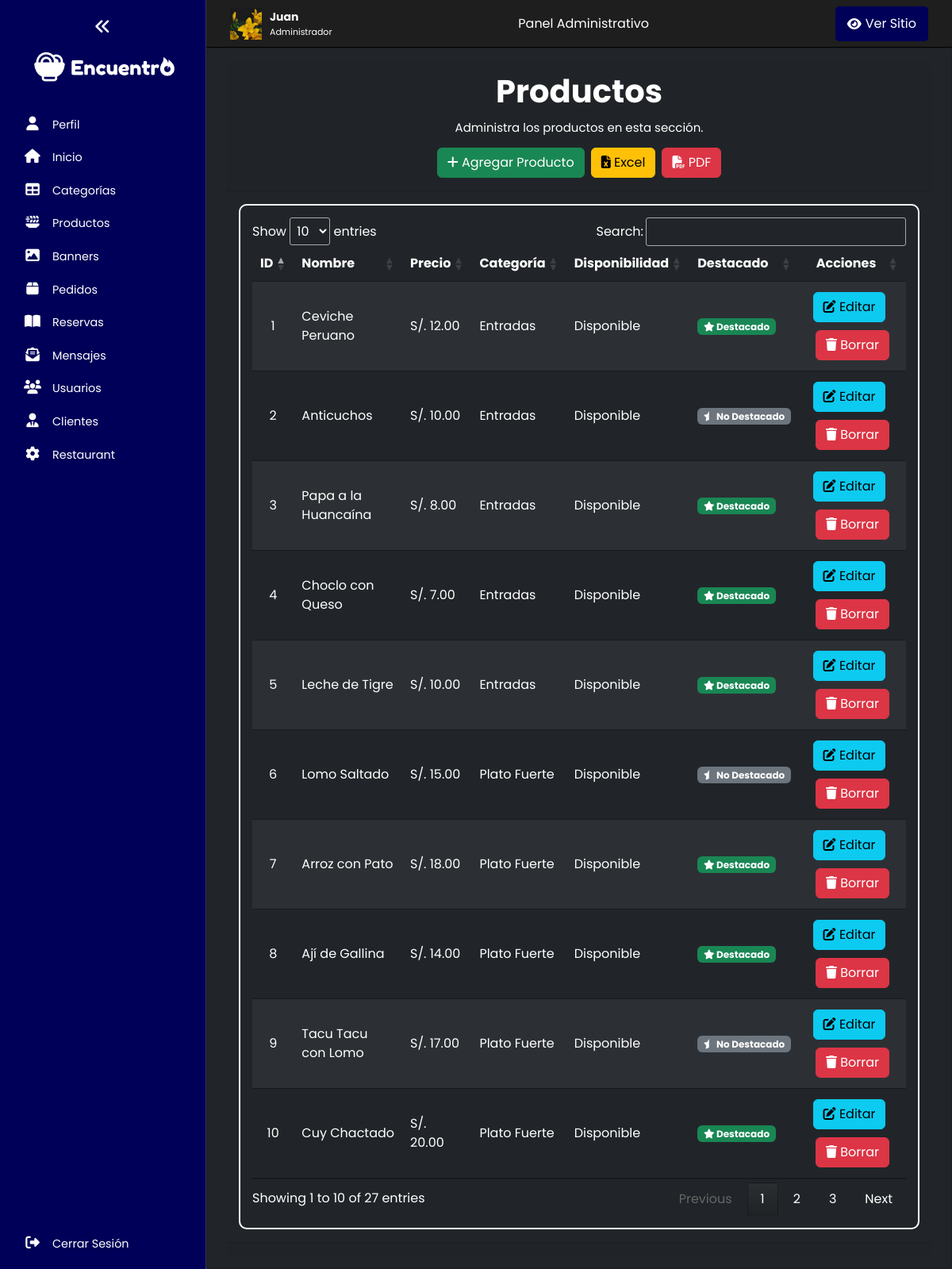
Screenshot of /panel/productos/index.php (signed in) with the database file from the repository.
### tables this page shows
CREATE TABLE productos (
    id_producto INT AUTO_INCREMENT PRIMARY KEY,
    nombre_producto VARCHAR(50) NOT NULL,
    descripcion TEXT,
    imagen VARCHAR(255),
    precio DECIMAL(10, 2) NOT NULL,
    ingredientes TEXT NOT NULL,
    disponible BOOLEAN DEFAULT 1, 
    id_categoria INT,
    fecha_creacion DATETIME DEFAULT CURRENT_TIMESTAMP,
    destacado TINYINT(1) DEFAULT 0,
    FOREIGN KEY (id_categoria) REFERENCES categorias(id_categoria) ON DELETE SET NULL
);

CREATE TABLE categorias (
    id_categoria INT(4) PRIMARY KEY AUTO_INCREMENT NOT NULL,
    nombre_categoria VARCHAR(50) NOT NULL,
    imagen VARCHAR(255),
    descripcion TEXT
);

### panel/productos/index.php (the view, shortened to what this page needs)
<?php
    include("../bd.php");
    $sentencia = $conect->prepare("SELECT productos.*, categorias.nombre_categoria FROM productos LEFT JOIN categorias ON productos.id_categoria = categorias.id_categoria");
    $sentencia->execute();
    $lista_productos = $sentencia->fetchAll(PDO::FETCH_ASSOC);
    include ("../recursos/header.php");
?>
<div class="card bg-dark text-white py-3 px-4">
    <div class="card-header text-center">
        <span class="seccion_titulo">Productos</span>
        <p class="seccion_parrafo">Administra los productos en esta sección.</p>
        <div class="d-flex justify-content-center py-2">
            <a class="btn btn-success me-2" href="crear.php" role="button">
                <i class="fas fa-plus"></i> Agregar Producto
            </a>
            <a class="btn btn-warning me-2" href="excel.php" role="button">
                <i class="fas fa-file-excel"></i> Excel
            </a>
            <a class="btn btn-danger" href="pdf.php" role="button">
                <i class="fas fa-file-pdf"></i> PDF
            </a>
        </div>
    </div>
    <div class="card-body">
        <div class="table-responsive table-container borde_contenido">
            <table id="table" class="table table-dark table-striped">
                <thead>
                    <tr>
                        <th class="text-center">ID</th>
                        <th>Nombre</th>
                        <th>Precio</th>
                        <th>Categoría</th>
                        <th>Disponibilidad</th>
                        <th>Destacado</th>
                        <th class="text-center">Acciones</th>
                    </tr>
                </thead>
                <tbody>
                    <?php foreach ($lista_productos as $producto) { ?>
                        <tr>
                            <td class="text-center"><?php echo $producto['id_producto']; ?></td>
                            <td><?php echo $producto['nombre_producto']; ?></td>
                            <td>S/. <?php echo number_format($producto['precio'], 2); ?></td>
                            <td><?php echo $producto['nombre_categoria'] ?? 'Sin categoría'; ?></td>
                            <td><?php echo $producto['disponible'] ? 'Disponible' : 'No disponible'; ?></td>
                            <td>
                                <?php if ($producto['destacado']): ?>
                                    <span class="badge bg-success">
                                        <i class="fas fa-star"></i> Destacado
                                </span>
                                <?php else: ?>
                                    <span class="badge bg-secondary">
                                        <i class="fa-solid fa-star-half"></i> No Destacado
                                    </span>
                                <?php endif; ?>
                            </td>
                            <td class="acciones">
                                <a class="btn btn-info me-2" href="editar.php?txtID=<?php echo $producto['id_producto']; ?>">
                                    <i class="fas fa-edit"></i> Editar
                                </a>
                                <a class="btn btn-danger" href="index.php?txtID=<?php echo $producto['id_producto']; ?>" onclick="confirmarEliminacion(event, 'index.php?txtID=<?php echo $producto['id_producto']; ?>')">
                                    <i class="fas fa-trash"></i> Borrar
                                </a>
                            </td>
                        </tr>
                    <?php } ?>
                </tbody>
            </table>
        </div>
    </div>
    <div class="card-footer text-muted"></div>
</div>
<?php include ("../recursos/footer.php"); ?>

### css/data.css (style rules this page uses)
:root { --header-height: 5rem; --color_primario: #ff8000; --color_secundario: #32005b; --color_gris: #171717; --color_blanco: #ffffff; --color_negro: #000000; --color_success: #1ae000; --color_info: #0066eb; --color_danger: #cf0000; --color_body: white; --color_sidebar_panel: rgb(0, 0, 88); --nav_font: "Montserrat", sans-serif; --body_font: "Oswald", sans-serif; --logo_font: "BankGothic"; --normal-font-size: 0.938rem; --font_regular: 400; --font_semi_bold: 600; --max_width: 1024px; --titulo_banner: 70px; --subtitulo_banner: 22px; --descripcion_banner: 20px; --seccion_titulo: 40px; --seccion_subtitulo: 20px; --seccion_item: 23px; --seccion_parrafo: 15px; --tablet__titulo_banner: 55px; --tablet__subtitulo_banner: 20px; --tablet__descripcion_banner: 18px; --tablet__seccion_titulo: 30px; --tablet__seccion_subtitulo: 18px; --tablet__seccion_parrafo: 14px; --tablet__seccion_item: 19px; --movil__titulo_banner: 38px; --movil__subtitulo_banner: 18px; --movil__descripcion_banner: 16px; --movil__seccion_titulo: 26px; --movil__seccion_subtitulo: 16px; --movil__seccion_parrafo: 13px; --movil__seccion_item: 17px; --paddingy: 50px; --color_scroll: rgba(255, 255, 255, 0.075); --color_scroll_hover: rgba(255, 255, 255, 0.2); }
* { box-sizing: border-box; }
.seccion_titulo { font-size: var(--seccion_titulo); font-weight: bolder; margin: 5px 0px; }
.seccion_parrafo { font-size: var(--seccion_parrafo); margin: 5px 0px; }

### panel/recursos/header.css (style rules this page uses)
body { box-sizing: border-box; margin: 0; padding: 0; }
a { text-decoration: none; }
body { font-family: 'Poppins', sans-serif; }
.wrapper { display: flex; height: 100vh; background-color: #212529; }
.borde_contenido { border: 2px solid white; padding: 15px; border-radius: 10px; }
th, td { max-width: 200px; vertical-align: middle; }
.acciones { text-align: center; height: 100%; }
.acciones a { margin: 5px 0px; }

### rows the page displays
productos: id_producto "1", nombre_producto "Ceviche Peruano", precio "12.00", id_categoria.nombre_categoria "Entradas", disponible "Disponible", destacado 1 (drawn)
productos: id_producto "2", nombre_producto "Anticuchos", precio "10.00", id_categoria.nombre_categoria "Entradas", disponible "Disponible", destacado 0 (drawn)
productos: id_producto "3", nombre_producto "Papa a la Huancaína", precio "8.00", id_categoria.nombre_categoria "Entradas", disponible "Disponible", destacado 1 (drawn)
productos: id_producto "4", nombre_producto "Choclo con Queso", precio "7.00", id_categoria.nombre_categoria "Entradas", disponible "Disponible", destacado 1 (drawn)
productos: id_producto "5", nombre_producto "Leche de Tigre", precio "10.00", id_categoria.nombre_categoria "Entradas", disponible "Disponible", destacado 1 (drawn)
productos: id_producto "6", nombre_producto "Lomo Saltado", precio "15.00", id_categoria.nombre_categoria "Plato Fuerte", disponible "Disponible", destacado 0 (drawn)
productos: id_producto "7", nombre_producto "Arroz con Pato", precio "18.00", id_categoria.nombre_categoria "Plato Fuerte", disponible "Disponible", destacado 1 (drawn)
productos: id_producto "8", nombre_producto "Ají de Gallina", precio "14.00", id_categoria.nombre_categoria "Plato Fuerte", disponible "Disponible", destacado 1 (drawn)
productos: id_producto "9", nombre_producto "Tacu Tacu con Lomo", precio "17.00", id_categoria.nombre_categoria "Plato Fuerte", disponible "Disponible", destacado 0 (drawn)
productos: id_producto "10", nombre_producto "Cuy Chactado", precio "20.00", id_categoria.nombre_categoria "Plato Fuerte", disponible "Disponible", destacado 1 (drawn)

### other values shown
$item_name "Perfil"
$item_name "Inicio"
$item_name "Categorías"
$item_name "Productos"
$item_name "Banners"
$item_name "Pedidos"
$item_name "Reservas"
$item_name "Mensajes"
$item_name "Usuarios"
$item_name "Clientes"
$item_name "Restaurant"
$_SESSION['usuario_nombre'] "Juan"
$_SESSION['usuario_rol'] "Administrador"
